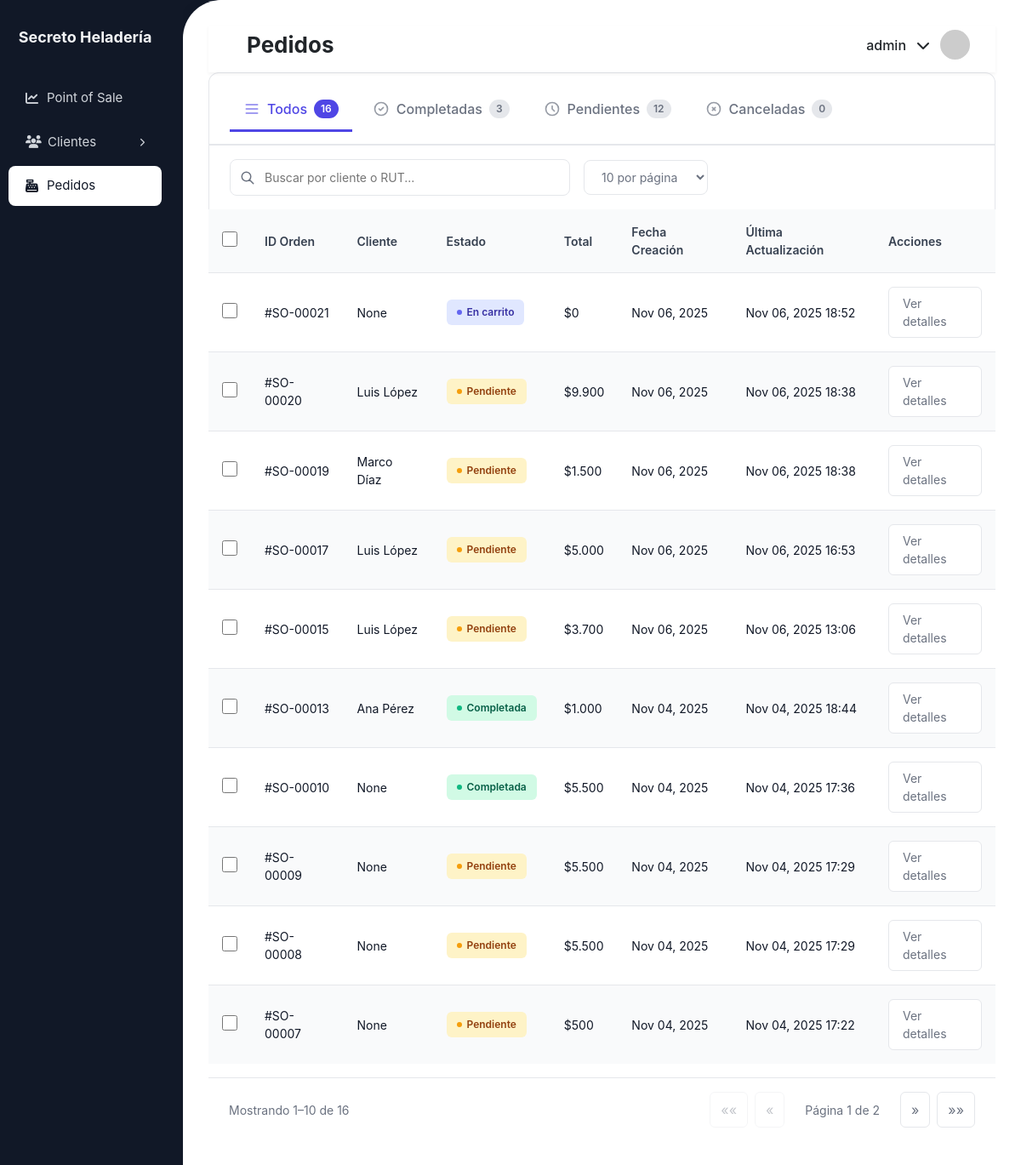
The page /heladeria/ventas/ (signed in) on the database as committed earlier.
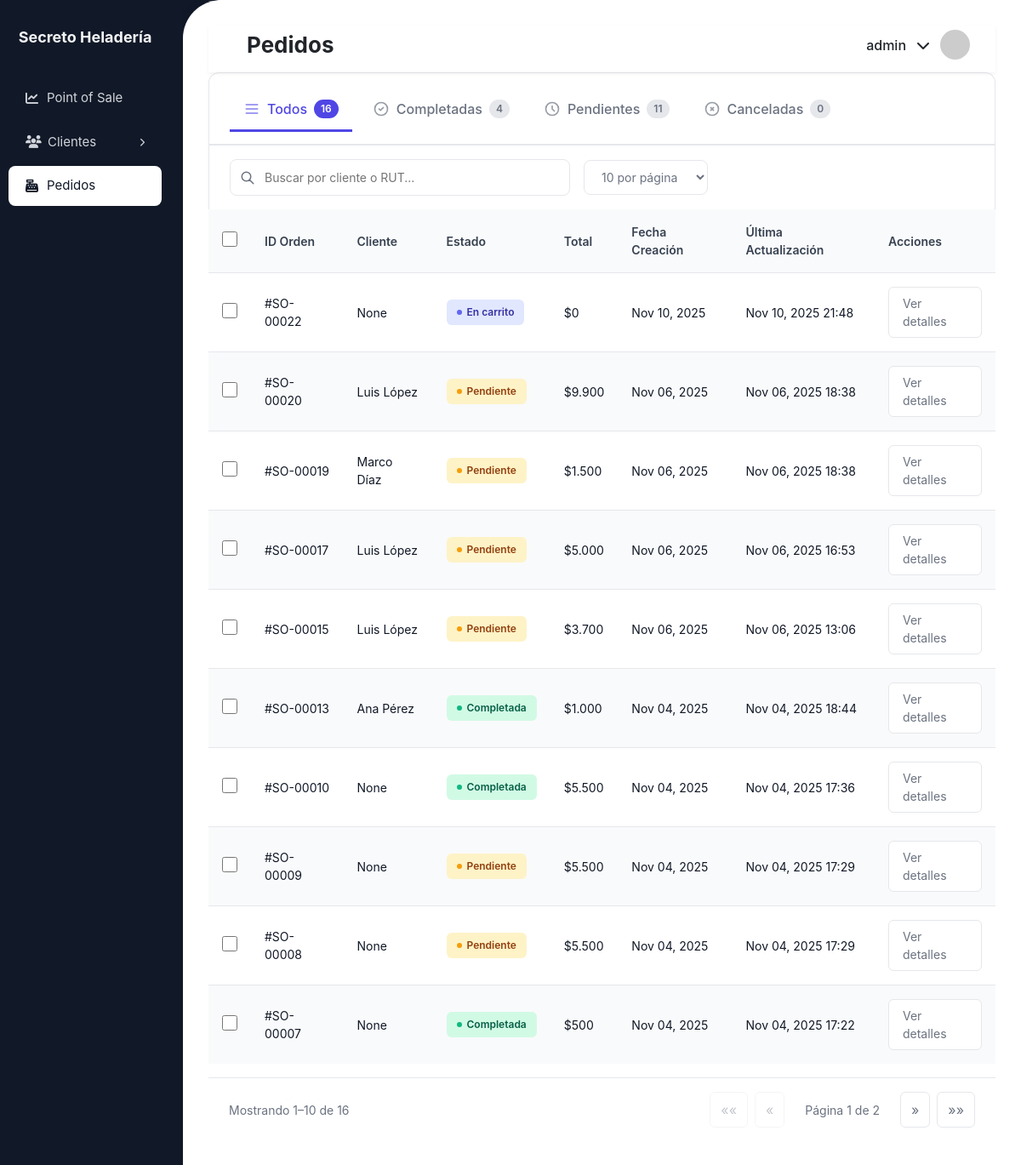
The same page on the database as committed later.
### heladeria/models.py (models this page shows, shortened)
class Venta(models.Model):
    usuario = models.ForeignKey(User, on_delete=models.CASCADE)
    cliente = models.ForeignKey('Cliente', on_delete=models.SET_NULL, null=True, blank=True)
    estado = models.CharField(
        max_length=10,
        choices=[('CART', 'En carrito'), ('PENDING', 'Pendiente'), ('COMPLETED', 'Completada'),  ('CANCELLED', 'Cancelada'),],
        default='PENDING'
    )
    fecha = models.DateTimeField(default=timezone.now)
    def total(self):
        return sum(detalle.subtotal() for detalle in self.detalleventa_set.all())
    class Meta:
        db_table = 'devices_venta'

class Cliente(models.Model):
    TIPO_CLIENTE_CHOICES = [
        ('PERSONA', 'Persona natural'),
        ('EMPRESA', 'Empresa'),
    ]
    IDIOMA_CHOICES = [
        ('es', 'Español'),
        ('en', 'English'),
    ]
    DOCUMENTO_CHOICES = [
        ('BOLETA', 'Boleta'),
        ('FACTURA', 'Factura'),
    ]
    rut = models.CharField(max_length=12, unique=True)
    nombre = models.CharField(max_length=30)
    apellido = models.CharField(max_length=50)
    tipo_cliente = models.CharField(max_length=10, choices=TIPO_CLIENTE_CHOICES, default='PERSONA')
    direccion = models.CharField(max_length=100)
    pais = models.CharField(max_length=50, default='Chile')
    region = models.CharField(max_length=50)
    comuna = models.CharField(max_length=50)
    telefono = models.CharField(max_length=14)
    email = models.EmailField(unique=True)
    idioma_preferido = models.CharField(max_length=5, choices=IDIOMA_CHOICES, default='es')
    documento_preferido = models.CharField(max_length=10, choices=DOCUMENTO_CHOICES, default='BOLETA')
    enviar_comprobante_email = models.BooleanField(default=True)
    recibe_promociones = models.BooleanField(default=False)
    fecha_registro = models.DateTimeField(auto_now_add=True)
    @property
    def nombre_completo(self):
        return f"{self.nombre} {self.apellido}"
    class Meta:
        db_table = 'devices_cliente'

class DetalleVenta(models.Model):
    venta = models.ForeignKey(Venta, on_delete=models.CASCADE)
    producto = models.ForeignKey(Producto, on_delete=models.CASCADE)
    cantidad = models.PositiveIntegerField(default=0)
    precio_unitario = models.DecimalField(
        max_digits=10,
        decimal_places=0,
        null=True,
        blank=True
    )
    precio_compra = models.DecimalField(
        max_digits=10,
        decimal_places=0,
        null=True,
        blank=True
    )
    def subtotal(self):
        precio = self.precio_unitario or self.producto.precio
        return precio * self.cantidad
    class Meta:
        db_table = 'devices_detalleventa'

class BaseModel(models.Model):
    STATE_CHOICES = [
        ("ACTIVE", "Active"),
        ("INACTIVE", "Inactive"),
    ]
    state = models.CharField(max_length=10, choices=STATE_CHOICES, default="ACTIVE")
    created_at = models.DateTimeField(auto_now_add=True)
    updated_at = models.DateTimeField(auto_now=True)
    deleted_at = models.DateTimeField(null=True, blank=True)
    class Meta:
        abstract = True

class Producto(BaseModel):
    nombre = models.CharField(max_length=100)
    descripcion = models.TextField(blank=True, null=True)
    precio = models.DecimalField(max_digits=10, decimal_places=0)
    precio_compra = models.DecimalField(max_digits=10, decimal_places=0, default=0)
    stock = models.PositiveIntegerField(default=0)
    imagen = models.ImageField(upload_to='productos/', blank=True, null=True)
    categoria = models.ForeignKey(
        Categoria,
        on_delete=models.SET_NULL,
        null=True,
        blank=True,
        related_name='productos'
    )
    class Meta:
        db_table = 'devices_producto'

### ventas/views.py (the view)
# urls.py: path('', views.lista_ventas, name='lista_ventas'),
@login_required
def lista_ventas(request):
    query = request.GET.get('q', '')
    estado = request.GET.get('estado', '')
    sort = request.GET.get('sort', 'fecha')
    direction = request.GET.get('direction', 'desc')
    try:
        per_page = int(request.GET.get('per_page', '10'))
    except ValueError:
        per_page = 10
    ventas = Venta.objects.all()
    if estado:
        ventas = ventas.filter(estado=estado)
    if query:
        ventas = ventas.filter(
            Q(cliente__nombre__icontains=query) |
            Q(cliente__rut__icontains=query)
        )
    ventas = ventas.annotate(
        total_calc=Sum(
            F('detalleventa__producto__precio') * F('detalleventa__cantidad'),
            output_field=FloatField()
        )
    )
    sort_field = 'total_calc' if sort == 'total' else sort
    ventas = ventas.order_by(f"-{sort_field}" if direction == "desc" else sort_field)
    paginator = Paginator(ventas, per_page)
    page_number = request.GET.get("page")
    page_obj = paginator.get_page(page_number)
    next_direction = "desc" if direction == "asc" else "asc"
    rangos_pagina = [5, 10, 20, 50]
    return render(request, 'ventas/lista_ventas.html', {
        'page_obj': page_obj,
        'ventas': page_obj.object_list,
        'query': query,
        'estado': estado,
        'sort': sort,
        'direction': direction,
        'next_direction': next_direction,
        'per_page': per_page,
        'rangos_pagina': rangos_pagina,
        "total_ventas": Venta.objects.count(),
        "ventas_completadas": Venta.objects.filter(estado="COMPLETED").count(),
        "ventas_pendientes": Venta.objects.filter(estado="PENDING").count(),
        "ventas_canceladas": Venta.objects.filter(estado="CANCELLED").count(),
    })

### heladeria/templatetags/formatos.py (called while the page is built)
@register.filter
def precio_cl(value):
    try:
        value = int(float(value))
        return f"{value:,}".replace(",", ".")
    except:
        return value

### heladeria/templatetags/permisos_extras.py (called while the page is built)
@register.filter(name='tiene_grupo')
def tiene_grupo(user, nombre_grupo):
    return user.groups.filter(name=nombre_grupo).exists()

### ventas/templates/ventas/lista_ventas.html (shortened to what this page needs)
{% extends "heladeria/base_generic.html" %}
{% load static %}
{% block extra_css %}
<link rel="stylesheet" href="{% static 'ventas/css/lista_ventas.css' %}">
{% endblock %}
{% block page_title %}Pedidos{% endblock %}
{% block content %}
<div class="sales-container">
    <div class="sales-header">
        <div class="sales-tabs">
            <button
                class="tab-item {% if not estado %}active{% endif %}"
                onclick="cambiarEstadoTab('')"
            >
                <svg class="tab-icon" fill="none" stroke="currentColor" viewBox="0 0 24 24">
                    <path stroke-linecap="round" stroke-linejoin="round" stroke-width="2"
                        d="M4 6h16M4 12h16M4 18h16"/>
                </svg>
                Todos
                <span class="tab-count">{{ total_ventas|default:0 }}</span>
            </button>
            <button
                class="tab-item {% if estado == 'COMPLETED' %}active{% endif %}"
                data-estado="COMPLETED"
                onclick="cambiarEstadoTab('COMPLETED')"
            >
                <svg class="tab-icon" fill="none" stroke="currentColor" viewBox="0 0 24 24">
                    <path stroke-linecap="round" stroke-linejoin="round" stroke-width="2"
                        d="M9 12l2 2 4-4m6 2a9 9 0 11-18 0 9 9 0 0118 0z"/>
                </svg>
                Completadas
                <span class="tab-count">{{ ventas_completadas|default:0 }}</span>
            </button>
            <button
    class="tab-item {% if estado == 'PENDING' %}active{% endif %}"
    data-estado="PENDING"
    onclick="cambiarEstadoTab('PENDING')"
>
    <svg class="tab-icon" fill="none" stroke="currentColor" viewBox="0 0 24 24">
        <path stroke-linecap="round" stroke-linejoin="round" stroke-width="2"
              d="M12 8v4l3 3m6-3a9 9 0 11-18 0 9 9 0 0118 0z"/>
    </svg>
    Pendientes
    <span class="tab-count">{{ ventas_pendientes|default:0 }}</span>
</button>
            <button
    class="tab-item {% if estado == 'CANCELLED' %}active{% endif %}"
    data-estado="CANCELLED"
    onclick="cambiarEstadoTab('CANCELLED')"
>
    <svg class="tab-icon" fill="none" stroke="currentColor" viewBox="0 0 24 24">
        <path stroke-linecap="round" stroke-linejoin="round" stroke-width="2"
              d="M10 14l2-2m0 0l2-2m-2 2l-2-2m2 2l2 2m7-2a9 9 0 11-18 0 9 9 0 0118 0z"/>
    </svg>
    Canceladas
    <span class="tab-count">{{ ventas_canceladas|default:0 }}</span>
</button>
        </div>
    </div>
    <div class="controls-row">
        <div class="search-filter-section">
            <form method="get" id="searchForm" class="search-box">
                <input id="searchInput" type="text" name="q" class="search-input"
                    placeholder="Buscar por cliente o RUT..."
                    value="{{ query|default:'' }}">
            </form>
            <select form="searchForm" id="perPageSelect" class="filter-select auto-submit">
                <option value="10" {% if per_page == 10 %}selected{% endif %}>10 por página</option>
            </select>
        </div>
            {% load permisos_extras %}
    </div>
    <div id="ventasTableContainer">
        {% include "ventas/_tabla_ventas.html" %}
    </div>
</div>
{% endblock %}

### ventas/templates/ventas/_tabla_ventas.html
{% load formatos %}
{% load static %}
<table class="modern-table">
<thead>
<tr>
    <th style="width: 40px;"><input type="checkbox" class="custom-checkbox" id="selectAll" onclick="toggleAll(this)"></th>
    <th>ID Orden</th>
    <th>Cliente</th>
    <th>Estado</th>
    <th>Total</th>
    <th>Fecha Creación</th>
    <th>Última Actualización</th>
    <th>Acciones</th>
</tr>
</thead>
<tbody>
{% for venta in page_obj %}
<tr id="venta-{{ venta.id }}">
    <td><input type="checkbox" class="custom-checkbox venta-checkbox" value="{{ venta.id }}"></td>
    <td>#SO-{{ venta.id|stringformat:"05d" }}</td>
    <td>{{ venta.cliente.nombre_completo|default:venta.cliente }}</td>
    <td>
        <span class="status-badge
            {% if venta.estado == 'COMPLETED' %}status-completed
            {% elif venta.estado == 'PENDING' %}status-pending
            {% elif venta.estado == 'CANCELLED' %}status-cancelled
            {% else %}status-cart
            {% endif %}">
            <span class="status-dot"></span>
            {{ venta.get_estado_display }}
        </span>
    </td>
    <td>${{ venta.total|precio_cl}}</td>
    <td>{{ venta.fecha|date:"M d, Y" }}</td>
    <td>{{ venta.fecha|date:"M d, Y H:i" }}</td>
    <td><a href="{% url 'detalle_venta' venta.id %}" class="btn-view">Ver detalles</a></td>
</tr>
{% empty %}
<tr><td colspan="8" style="text-align:center;color:#9CA3AF;">No se encontraron ventas</td></tr>
{% endfor %}
</tbody>
</table>
<div class="table-footer" style="display:flex; justify-content:space-between; align-items:center; gap:1rem; margin-top:1rem;">
        <div style="display:flex; align-items:center; gap:1rem;">
            <div class="results-per-page">
                <span>Mostrando {{ page_obj.start_index }}–{{ page_obj.end_index }} de {{ page_obj.paginator.count }}</span>
            </div>
        </div>
        <div class="pagination">
            <button class="pagination-btn"
                    {% if page_obj.has_previous %}
                        data-page="1"
                    {% else %} disabled {% endif %}>
                ««
            </button>
            <button class="pagination-btn"
                    {% if page_obj.has_previous %}
                        data-page="{{ page_obj.previous_page_number }}"
                    {% else %} disabled {% endif %}>
                «
            </button>
            <span class="pagination-info">
                Página {{ page_obj.number }} de {{ page_obj.paginator.num_pages }}
            </span>
            <button class="pagination-btn"
                    {% if page_obj.has_next %}
                        data-page="{{ page_obj.next_page_number }}"
                    {% else %} disabled {% endif %}>
                »
            </button>
            <button class="pagination-btn"
                    {% if page_obj.has_next %}
                        data-page="{{ page_obj.paginator.num_pages }}"
                    {% else %} disabled {% endif %}>
                »»
            </button>
        </div>
    </div>

Rows that differ between the two databases and show on the page:
removed Venta: id "00021", cliente.nombre_completo "None", estado "En carrito", total|precio_cl "0", fecha "Nov 06, 2025", fecha "Nov 06, 2025 18:52"
added Venta: id "00022", cliente.nombre_completo "None", estado "En carrito", total|precio_cl "0", fecha "Nov 10, 2025", fecha "Nov 10, 2025 21:48"
changed Venta "Nov 04, 2025 17:22": estado "Pendiente" → "Completada"
Other text that changed with them:
{{ ventas_completadas|default:0 }}: "3" → "4"
{{ ventas_pendientes|default:0 }}: "12" → "11"
